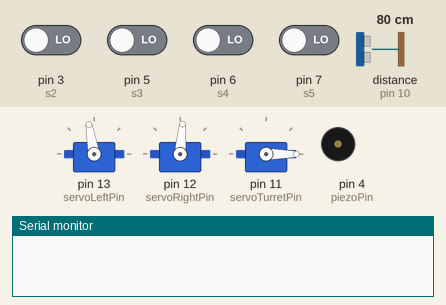
Simulated run of this sketch. Board: Arduino Uno, built with avr-gcc and run on an emulated ATmega328P. On the bench: 3 × servo, buzzer (waves = sounding), the last lines printed to the serial monitor. Wiring (inferred from the names in the program): ultrasonic range finder: trigger pin 10; echo pin 10. Inputs (shaded band) come from the test bench; at power-on: pin 3 (s2), pin 5 (s3), pin 6 (s4), pin 7 (s5) LOW, distance to the obstacle (sensor on pin 10) 80 cm. The echo pulse lasts 58.3 µs per cm.

Above: at 2.06 s.
3.3 s: pin 3 (s2) driven HIGH
At 4.2 s:
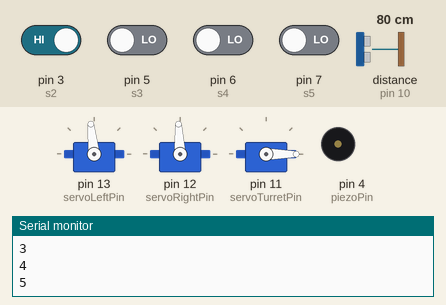
5.0 s: pin 3 (s2) driven LOW
At 5.18 s:
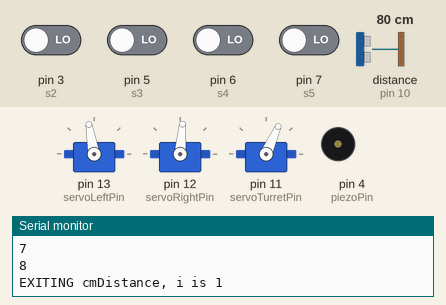
8.0 s: distance to the obstacle (sensor on pin 10) set to 2 cm
At 9.69 s:
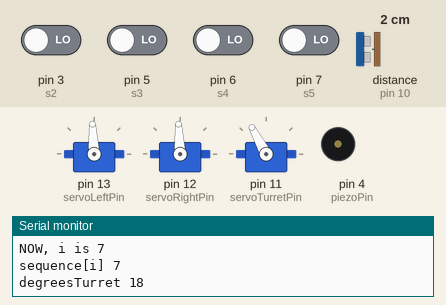
11.0 s: distance to the obstacle (sensor on pin 10) set to 18 cm
14.0 s: pin 5 (s3) driven HIGH
At 15.3 s:
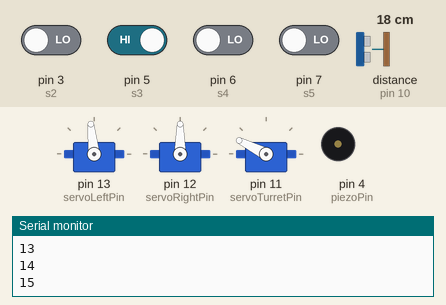
15.7 s: pin 7 (s5) driven HIGH
At 17.1 s:
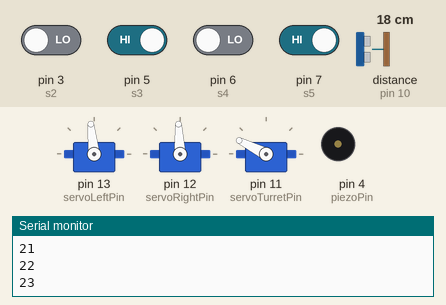
Timing chart, 0 to 18.6 s (numbered marks = the images above; inputs shaded):
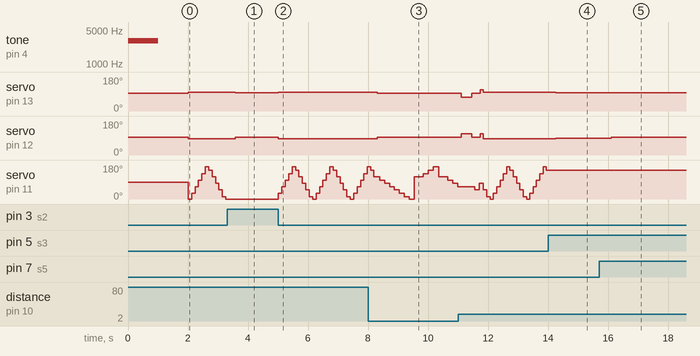

Measured:
- after the input at 3.3 s, servo on pin 13 (servoLeftPin): 100° → 96° after 0.27 s; servo on pin 12 (servoRightPin): 85° → 93° after 0.27 s; servo on pin 11 (servoTurretPin): stops changing and stays 0°
- after the input at 5.0 s, servo on pin 13 (servoLeftPin): 96° → 100° at once; servo on pin 12 (servoRightPin): 93° → 85° at once; servo on pin 11 (servoTurretPin): 0° → 31° at once, then repeats every 1.3 s: 66° 0.11 s, 100° 0.11 s, 135° 0.11 s, 170° 0.11 s, 153° 0.11 s, 118° 0.11 s, 83° 0.11 s, 48° 0.11 s, 13° 0.11 s, 0° 0.11 s, 31° 0.11 s
- after the input at 8.0 s, servo on pin 13 (servoLeftPin): 100° → 93° after 0.30 s; servo on pin 12 (servoRightPin): 85° → 93° after 0.30 s
- after the input at 14.0 s, servo on pin 13 (servoLeftPin): 100° → 96° after 0.26 s; servo on pin 12 (servoRightPin): 85° → 90° after 0.26 s; servo on pin 11 (servoTurretPin): stops changing and stays 153°
- after the input at 15.7 s, servo on pin 12 (servoRightPin): 90° → 93° after 0.40 s

The sketch:

integrated_code_3_0.ino
```cpp
/*
 * Roam_with_Ping_on_Servo_Turret
 * BOE Shield-Bot application roams with Ping))) mounted on servo turret.
 * Source: http://learn.parallax.com/BoeShield/RoamingPingShieldBot
 *
 * IMPORTANT: This is an early revision.  Please check back periodically,
 * and if you find any bugs, please email me at alindsay@parallax.com.
 *
 * Created May 17th, 2012
 * by Andy Lindsay
 * v0.82
 */

#include <Servo.h>                                 // Include servo library

Servo servoLeft;                                   // Servo object instances
Servo servoRight;
Servo servoTurret;

const int servoLeftPin = 13;                       // I/O Pin constants
const int servoRightPin = 12;
const int servoTurretPin = 11;
const int pingPin = 10;
const int piezoPin = 4;

const int msPerTurnDegree = 6;                     // For maneuvers
const int tooCloseCm = 16;                         // For distance decisions
const int bumpedCm = 6;
int ccwLim = 1400;                                 // For turret servo control
int rtAngle = 900;
const int usTocm = 29;                             // Ping))) conversion constant

int numBlackLines = 0;
int PreviousWhiteVal = 1;
int blackLine = 0;
int longBlackline = 0;
int shortBlackline = 0;
int whiteLine = 0;


// Aequence of turret positions.
int sequence[] = {0, 2, 4, 6, 8, 10, 9, 7, 5, 3, 1};

// Declare array to store that many cm distance elements using pre-calculated
// number of elements in array.
const int elements = sizeof(sequence);
int cm[elements];

// Pre-calculate degrees per adjustment of turret servo.
const int degreesTurret = 180/(sizeof(sequence)/sizeof(int)-1);

int i = -1;                                        // Global index
int sign = 1;                                      // Sign of increments
int theta = -degreesTurret;                        // Set up initial turret angle

void setup()                                       // Built-in initialization block
{
  pinMode(7, INPUT);    // s5
  pinMode(6, INPUT);  // s4
  pinMode(5, INPUT);  // s3
  pinMode(3, INPUT);  //s2
  tone(piezoPin, 3000, 1000);                      // Play tone for 1 second
  delay(1000);                                     // Delay to finish tone

  Serial.begin(9600);                              // Open serial connection

  servoLeft.attach(servoLeftPin);                  // Attach left signal to pin 13
  servoRight.attach(servoRightPin);                // Attach right signal to pin 12
  servoTurret.attach(servoTurretPin);              // Attach turret signal to pin 12
  maneuver(0, 0, 1000);                            // Stay still for 1 second
  turret(0);                                       // Set turret to 0 degrees
}

void loop()                                        // Main loop auto-repeats
{
  int s5 = irDetect(7);
  int s4 = irDetect(6);
  int s3 = irDetect(5);
  int s2 = irDetect(3);

   if ((s2 == 1) || (s3 == 1) ||  (s4 == 1) || (s5 == 1))
    {
    blackLine++;
    Serial.println(blackLine);
    delay(200);
    PreviousWhiteVal = 0;

    if (((s3 == 1) && (s2 == 0) && (s5 == 0)) || ((s4 == 1) && (s2 == 0) && (s5 == 0)))
     {
      maneuver(30, 30, 1);
     }
   /*if ((s3 == 0) && (s4 == 0))
  {
    PreviousWhiteVal = 1;
    maneuver(80, 80, 1);
  }*/
  else if (((s4 && s5) == 0) && ((s2 && s3) == 1))
  {
    maneuver(30, 0, 1);
  }
   else if (((s4 && s5) == 1) && ((s2 && s3) == 0))
  {
    maneuver(0, 30, 1);
  }
   else if (((s4 && s5) == 0) && ((s2 || s3) == 1))
  {
    maneuver(30, 0, 1);
  }
  else if (((s4 || s5) == 1) && ((s2 && s3) == 0))
  {
    maneuver(0, 30, 1);
  }
       }
  else if((s2 == 0) && (s3 == 0) && (s4 == 0) && (s5 == 0))
  {
  maneuver(80, 80);                              // Go full speed forward UFN
  i++;                                             // Increment turret index

  // Advance turret servo to next position in sequence and wait for it to get there.
  theta = sequence[i] * degreesTurret;
  turret(theta);
  delay(100);

  cm[i] = cmDistance();                            // Measure cm from this turret angle
  }
  // If object in +/- 36 degrees from center is within tooCloseCm threshold...
  if ((sequence[i]>=3) && (sequence[i]<=7) && (cm[i] < tooCloseCm))
  {
    maneuver(0, 0);                                // Stop moving
    int theta = findOpening();                     // Get opening (in terms of sequence element
    Serial.println("");
    Serial.print("findOpening result ");
    Serial.println(theta);

    theta *= degreesTurret;                        // Convert sequence element to degree angle

    // Convert degree angle to time the BOE Shield-Bot wheels will have to turn to face
    // direction of turret.
    int turnAngleTime = (90 - theta) * msPerTurnDegree;

    if(turnAngleTime < 0)                          // If negative turning angle,
    {
      maneuver(-200, 200, -turnAngleTime);         // then rotate CCW for turningAngleTime ms
    }
    else                                           // If positive turning angle,
    {
      maneuver(200, -200, turnAngleTime);          // then rotate CW for turningAngleTime ms
    }
    maneuver(200, 200);                            // Start going forward again
  }

  if(i == 10)                                      // If turret at max, go back to zero
  {
    i = -1;
  }
}

 int irDetect(int irReceiverPin)
{
  int ir = digitalRead(irReceiverPin);       // IR receiver -> ir variable
  delay(1);                                  // Down time before recheck
  return ir;                                 // Return 1 no detect, 0 detect
}


/*
 * Control BOE Shield-Bot servo direction, speed, set and forget version.
 * Parameters: speedLeft - left servo speed
 *             speedRight - right servo speed
 *             Backward  Linear  Stop  Linear   Forward
 *             -200      -100......0......100       200
 */
void maneuver(int speedLeft, int speedRight)
{
  // Call maneuver with just 1 ms blocking; servos will keep going indefinitely.
  maneuver(speedLeft, speedRight, 1);
}

/*
 * Control BOE Shield-Bot servo direction, speed and maneuver duration.
 * Parameters: speedLeft - left servo speed
 *             speedRight - right servo speed
 *             Backward  Linear  Stop  Linear   Forward
 *             -200      -100......0......100       200
 *             msTime - time to block code execution before another maneuver
 * Source:     http://learn.parallax.com/ManeuverFunction
 */
void maneuver(int speedLeft, int speedRight, int msTime)
{
  servoLeft.writeMicroseconds(1500 + speedLeft);   // Set Left servo speed
  servoRight.writeMicroseconds(1500 - speedRight); // Set right servo speed
  if(msTime==-1)                                   // if msTime = -1
  {
    servoLeft.detach();                            // Stop servo signals
    servoRight.detach();
  }
  delay(msTime);                                   // Delay for msTime
}

/*
 * Position the horn of a Parallax Standard Servo
 * Parameter: degreeVal in a range from 90 to -90 degrees.
 */
void turret(int degreeVal)
{
  servoTurret.writeMicroseconds(ccwLim - rtAngle + (degreeVal * 10)); //servoTurret.writeMicroseconds(ccwLim - rtAngle + (degreeVal * 10));
}

/*
 * Get cm distance measurment from Ping Ultrasonic Distance Sensor
 * Returns: distance measurement in cm.
 */
int cmDistance()
{
  int i=0;
  int distance = 0;                                // Initialize distance to zero
  do                                               // Loop in case of zero measurement
  {
    i++;
    int us = ping(pingPin);                        // Get Ping))) microsecond measurement
    distance = convert(us, usTocm);                // Convert to cm measurement
    delay(3);                                      // Pause before retry (if needed)
    if (i>10)
    {
      Serial.print("In cmDistance, value is ");
      Serial.println(distance);
    }
  }
  while(distance == 0 && i<20);
  Serial.print("EXITING cmDistance, i is ");
  Serial.println(i);
  return distance;                                 // Return distance measurement
}

/*
 * Converts microsecond Ping))) round trip measurement to a useful value.
 * Parameters: us - microsecond value from Ping))) echo time measurement.
 *             scalar - 29 for us to cm, or 74 for us to in.
 * Returns:    distance measurement dictated by the scalar.
 */
int convert(int us, int scalar)
{
    return us / scalar / 2;                        // Echo round trip time -> cm
}

/*
 * Initiate and capture Ping))) Ultrasonic Distance Sensor's round trip echo time.
 * Parameter: pin - Digital I/O pin connected to Ping)))
 * Returns:   duration - The echo time in microseconds
 * Source:    Ping by David A. Mellis, located in File -> Examples -> Sensors
 * To-Do:     Double check timing against datasheet
 */
long ping(int pin)
{
  long duration;                                   // Variables for calculating distance
  pinMode(pin, OUTPUT);                            // I/O pin -> output
  digitalWrite(pin, LOW);                          // Start low
  delayMicroseconds(2);                            // Stay low for 2 us
  digitalWrite(pin, HIGH);                         // Send 5 us high pulse
  delayMicroseconds(5);
  digitalWrite(pin, LOW);
  pinMode(pin, INPUT);                             // Set I/O pin to input
  duration = pulseIn(pin, HIGH, 25000);            // Measure echo time pulse from Ping)))
  return duration;                                 // Return pulse duration
}

/*
 * Find an opening in system's 180-degree field of distance detection.
 * Returns:    Distance measurement dictated by the scalar
 * To-do:      Clean up and modularize
 *             Incorporate constants
 */
int findOpening()
{

  int Ai;                                          // Initial turret angle
  int Af;                                          // Final turret angle
  int k = sequence[i];                             // Copy sequence[i] to local variable
  int ki = k;                                      // Second copy of current sequence[i]
  int inc;                                         // Increment/decrement variable
  int dt;                                          // Time increment
  int repcnt = 0;                                  // Repetitions count
  int sMin;                                        // Minimum distance measurement


  // Increment or decrement depending on where turret is pointing
  if(k <= 5)
  {
    inc = 1;
  }
  else
  {
    inc = -1;
  }
  Serial.print("START inc ");
  Serial.println(inc);

  Serial.print("sequence[i] ");
  Serial.println(sequence[i]);
  Serial.print("START i ");
  Serial.println(i);
  Serial.print("sizeof(sequence) ");
  Serial.println(sizeof(sequence));

  // Rotate turret until an opening becomes visible.  If it reaches servo limit,
  // turn back to first angle of detection and try scanning toward other servo limit.
  // If still no opening, rotate robot 90 degrees and try again.
  do
  {
    repcnt++;                                        // Increment repetition count
    Serial.println("START DO");
    Serial.print("repcnt ");
    Serial.println(repcnt);

    if(repcnt > ((sizeof(sequence) / sizeof(int)))*2)// If no opening after two scans
    {
      Serial.println("No Opening detected");
      maneuver(-500, -500, 1200);                     // Back up, turn, and stop to try again
      maneuver(100, -150, 90*6);
      maneuver(0, 0, 1);
    }
    k += inc;                                        // Increment/decrement k
    if(k == -1)                                      // Change inc/dec value if limit reached
    {
      Serial.println("k is -1");
      k = ki;
      inc = -inc;
      dt = 250;                                      // Turret will take longer to get there
    }
    if(k == 11)
    {
      Serial.println("k is 11");
      k = ki;
      inc = -inc;
      dt = 250;
    }
    // Look for index of next turret position
    i = findIn(k, sequence, sizeof(sequence)/sizeof(int));
    Serial.print("NOW, i is ");
    Serial.println(i);
    Serial.print("sequence[i] ");
    Serial.println(sequence[i]);
    Serial.print("degreesTurret ");
    Serial.println(degreesTurret);

    // Set turret to next position
    int theta = sequence[i] * degreesTurret;
    turret(theta);                                   // Position turret
    delay(dt);                                       // Wait for it to get there
    Serial.print("theta ");
    Serial.println(theta);
    dt = 100;                                        // Reset for small increment turret movement

    cm[i] = cmDistance();                            // Take Ping))) measurement

    Serial.print("END of DO, cm[i] ");
    Serial.println(cm[i]);
  }
  while(cm[i] < 16);                                 // Keep checking to edge of obstacle

  Serial.println("");
  Serial.println("OUT OF FIRST WHILE LOOP");
  Serial.println("");

  sMin = 1000;                                       // Initialize minimum distance to impossibly large value
  for(int t = 0; t <= 10; t++)
  {
    if(sMin > cm[t]) sMin = cm[t];                   // Use sMin to track smallest distance
  }
  if(sMin < 6)                                       // If less than 6 cm, back up a little
  {
    maneuver(-200, -200, 350);
    k = -1;                                          // Get turret ready to start over
  }
  maneuver(0, 0);                                    // Stay still indefinitely

  Serial.println("AFTER maneuver(0,0)");

  // Keep rotating turret until another obstacle that's under 30 cm is detected or the turret
  // reaches the servo limit.  Keep track of the maximum distance and the angle when this portion
  // of the scan started and stopped.

  Ai = sequence[i];                                  // Save initial angle when obstacle disappeared from view

  k = sequence[i];                                   // Make a copy of the turret position again

  int aMax = -2;                                     // Initialize maximum distance measurements to impossibly small values
  int cmMax = -2;

  Serial.println("START 2nd DO LOOP");
  Serial.print("k at this point ");
  Serial.println(k);
  Serial.print("inc is ");
  Serial.println(inc);

  do                                                 // Loop for scan
  {
    if (k == 10 || k == 0)
    {
      Serial.print("FORCE k = 5");
      k = 5;
    }
    k += inc;                                        // Inc/dec turret position
    // Look up index for turret position
    Serial.print("findIn parameters k and num_elements ");
    Serial.print(k);
    Serial.print(" ");
    Serial.println(sizeof(sequence)/sizeof(int));
    Serial.print("sequence[0-10] ");
    Serial.print(sequence[0]);
    Serial.print(" ");
    Serial.print(sequence[1]);
    Serial.print(" ");
    Serial.print(sequence[2]);
    Serial.print(" ");
    Serial.print(sequence[3]);
    Serial.print(" ");
    Serial.print(sequence[4]);
    Serial.print(" ");
    Serial.print(sequence[5]);
    Serial.print(" ");
    Serial.print(sequence[6]);
    Serial.print(" ");
    Serial.print(sequence[7]);
    Serial.print(" ");
    Serial.print(sequence[8]);
    Serial.print(" ");
    Serial.print(sequence[9]);
    Serial.print(" ");
    Serial.print(sequence[10]);
    Serial.println("");
    i = findIn(k, sequence, sizeof(sequence)/sizeof(int));
    Serial.print("i IZ ");
    Serial.println(i);
    int theta = sequence[i] * degreesTurret;         // Position turret
    turret(theta);
    delay(100);

    cm[i] = cmDistance();                            // Measure distance

    if(cm[i]>cmMax)                                  // Keep track of max distance and angle(max distance)
    {
      cmMax = cm[i];
      aMax = sequence[i];
    }
    Serial.print("END of 2nd DO, cm[i] ");
    Serial.println(cm[i]);
    Serial.print("sequence[i] ");
    Serial.println(sequence[i]);
    Serial.print(" i is ");
    Serial.println(i);
  }
  while((cm[i] > 30)&&(sequence[i]!=0)&&(sequence[i]!=10));

  Serial.println("");
  Serial.println("OUT OF 2ND WHILE LOOP");
  Serial.println("");
  // Keep repeating while the distance measurement > 30 cm, and the turret is not near its
  // mechanical limits.

  Af = sequence[i];                                  // Record final turret position
  int A = Ai + ((Af-Ai)/2);                          // Calculate middle of opening

  // Set turret index for straight ahead in prep for turn.
  i = findIn(5, sequence, sizeof(sequence)/sizeof(int));
  int theta = sequence[i] * degreesTurret;
  turret(theta);

  if(sMin < 7)                                       // Turn further if too close
  {
    if (A < aMax) return aMax; else return A;
  }
  else
  {
    if (A < aMax) return A; else return aMax;
  }
}

/*
 * Finds the first instance of a value in an array.
 * Parameters: value to search for
 *             array[] to search in
 *             elements - number of elements to search
 * Returns:    index where the matching element was found
 */
int findIn(int value, int array[], int elements)
{
  for(int i = 0; i < elements; i++)
  {
    if(value == array[i]) return i;
  }
  return -1;
}
```
